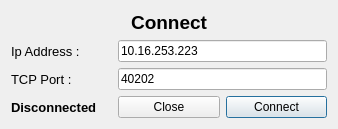
<?xml version="1.0" encoding="UTF-8"?>
<ui version="4.0">
 <class>ConnectWindow</class>
 <widget class="QDialog" name="ConnectWindow">
  <property name="geometry">
   <rect>
    <x>0</x>
    <y>0</y>
    <width>338</width>
    <height>118</height>
   </rect>
  </property>
  <property name="windowTitle">
   <string>ConnectWindow</string>
  </property>
  <layout class="QGridLayout" name="gridLayout">
   <item row="2" column="1" colspan="2">
    <widget class="QLineEdit" name="portTcpLineEdit">
     <property name="text">
      <string>40202</string>
     </property>
     <property name="maxLength">
      <number>5</number>
     </property>
    </widget>
   </item>
   <item row="3" column="2">
    <widget class="QPushButton" name="connectPushButton">
     <property name="text">
      <string>Connect</string>
     </property>
    </widget>
   </item>
   <item row="1" column="1" colspan="2">
    <widget class="QLineEdit" name="ipLineEdit">
     <property name="text">
      <string>10.16.253.223</string>
     </property>
     <property name="maxLength">
      <number>15</number>
     </property>
    </widget>
   </item>
   <item row="3" column="0">
    <widget class="QLabel" name="serverResponseLabel">
     <property name="font">
      <font>
       <pointsize>10</pointsize>
       <weight>75</weight>
       <bold>true</bold>
      </font>
     </property>
     <property name="text">
      <string>Disconnected</string>
     </property>
    </widget>
   </item>
   <item row="3" column="1">
    <widget class="QPushButton" name="closePushButton">
     <property name="text">
      <string>Close</string>
     </property>
    </widget>
   </item>
   <item row="1" column="0">
    <widget class="QLabel" name="loginLabel">
     <property name="font">
      <font>
       <pointsize>10</pointsize>
      </font>
     </property>
     <property name="text">
      <string>Ip Address :</string>
     </property>
    </widget>
   </item>
   <item row="0" column="0" colspan="3">
    <widget class="QLabel" name="label">
     <property name="sizePolicy">
      <sizepolicy hsizetype="Preferred" vsizetype="Fixed">
       <horstretch>0</horstretch>
       <verstretch>0</verstretch>
      </sizepolicy>
     </property>
     <property name="font">
      <font>
       <family>MS UI Gothic</family>
       <pointsize>14</pointsize>
       <weight>75</weight>
       <bold>true</bold>
      </font>
     </property>
     <property name="text">
      <string>Connect</string>
     </property>
     <property name="alignment">
      <set>Qt::AlignCenter</set>
     </property>
    </widget>
   </item>
   <item row="2" column="0">
    <widget class="QLabel" name="passwordLabel">
     <property name="font">
      <font>
       <pointsize>10</pointsize>
      </font>
     </property>
     <property name="text">
      <string>TCP Port :</string>
     </property>
    </widget>
   </item>
  </layout>
 </widget>
 <layoutdefault spacing="6" margin="11"/>
 <tabstops>
  <tabstop>ipLineEdit</tabstop>
  <tabstop>portTcpLineEdit</tabstop>
  <tabstop>connectPushButton</tabstop>
  <tabstop>closePushButton</tabstop>
 </tabstops>
 <resources/>
 <connections/>
</ui>
